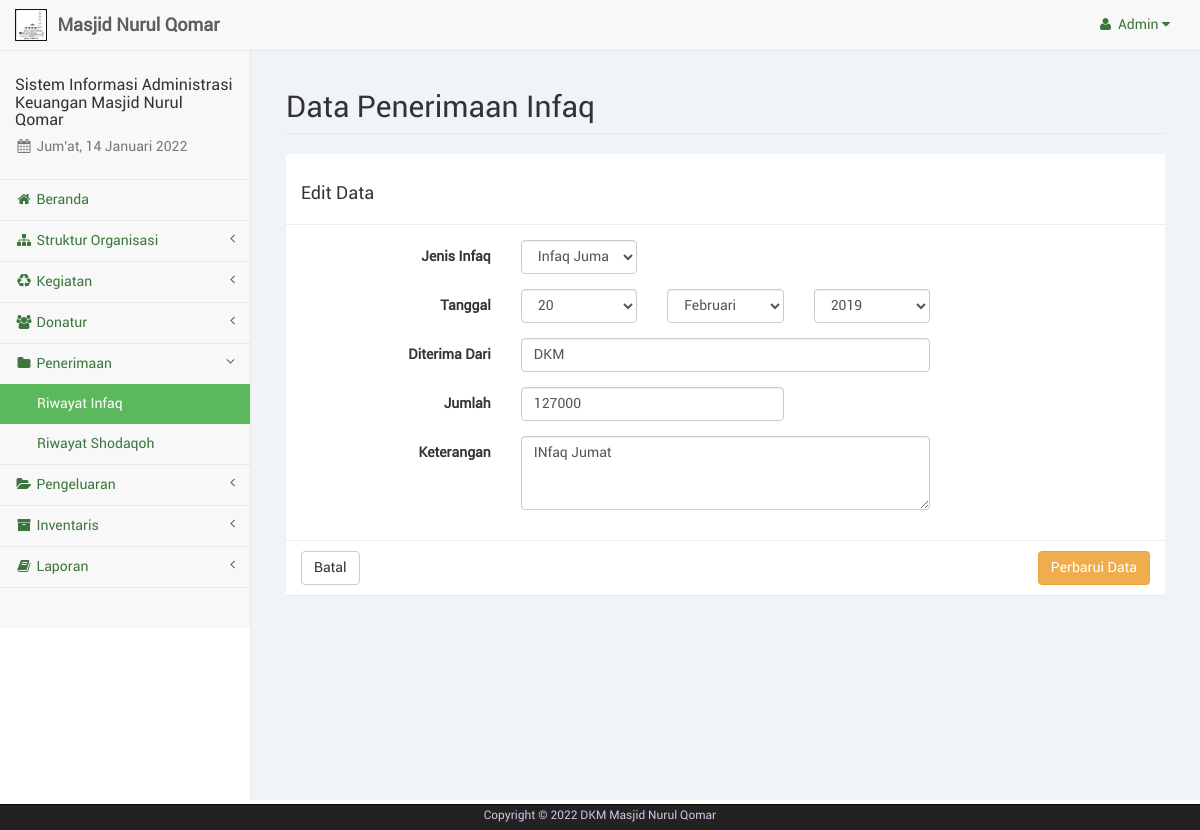
Screenshot of /admin/infaq_edit.php?inf=24 (signed in) with the database file from the repository.
### tables this page shows
CREATE TABLE IF NOT EXISTS `pengguna` (
  `id_pengguna` int(4) NOT NULL,
  `username` varchar(15) NOT NULL,
  `password` varchar(25) NOT NULL
);

CREATE TABLE IF NOT EXISTS `infaq` (
  `no_infaq` int(8) NOT NULL,
  `jns_infaq` enum('jumat','zakat') NOT NULL,
  `terima_dari` varchar(35) NOT NULL,
  `tgl_infaq` date NOT NULL,
  `jumlah` int(11) NOT NULL,
  `keterangan` varchar(75) NOT NULL
);

### admin/sess_check.php (called while the page is built, shortened)
<?php
	$chk_sess = $_SESSION['user_keuangandkm'];
	include("dist/config/koneksi.php");
	$sql_sess = "SELECT * FROM pengguna WHERE id_pengguna='". $chk_sess ."'";
	$ress_sess = mysqli_query($conn, $sql_sess);
	$row_sess = mysqli_fetch_array($ress_sess);
	$sess_username = $row_sess['username'];
?>

### admin/infaq_edit.php (the view, shortened to what this page needs)
<?php
	include("sess_check.php");
	if(isset($_GET['inf'])) {
		$sql = "SELECT * FROM infaq WHERE no_infaq='". $_GET['inf'] ."'";
		$ress = mysqli_query($conn, $sql);
		$data = mysqli_fetch_array($ress);
	}
	$tgl = explode("-", $data['tgl_infaq']);
	$pagedesc = "Infaq";
	$menuparent = "penerimaan";
	include("layout_top.php");
?>
		<div id="page-wrapper">
            <div class="container-fluid">
                <div class="row">
                    <div class="col-lg-12">
                        <h1 class="page-header">Data Penerimaan Infaq</h1>
                    </div>
                </div>
				<div class="row">
					<div class="col-lg-12">
						<form class="form-horizontal" action="infaq_update.php" method="POST">
							<div class="panel panel-default">
								<div class="panel-heading"><h3>Edit Data</h3></div>
								<div class="panel-body">
									<div class="form-group">
										<label class="control-label col-sm-3">Jenis Infaq</label>
										<div class="col-sm-2">
											<select name="jns_infaq" class="form-control">
												<?php
													$infaqs = array("jumat",  "zakat");
													foreach($infaqs as $li) {
														if($data['jns_infaq'] == $li) {
															echo '<option value="'. $li .'" selected>Infaq '. ucfirst($li) .'</option>';
														}
														else {
															echo '<option value="'. $li .'">Infaq '. ucfirst($li) .'</option>';
														}
													}
												?>
											</select>
										</div>
									</div>
									<div class="form-group">
										<label class="control-label col-sm-3">Tanggal</label>
										<div class="col-sm-2">
											<select name="tgl" class="form-control">
												<?php
													for($x=1; $x<=31; $x++) {
														if($tgl[2] == $x) {
															echo '<option value="'. $x .'" selected>'. $x .'</option>';
														}
														else {
															echo '<option value="'. $x .'">'. $x .'</option>';
														}
													}
												?>
											</select>
										</div>
										<div class="col-sm-2">
											<select name="bln" class="form-control">
												<?php
													for($x=1; $x<$bulans_count; $x++) {
														if($tgl[1] == $x) {
															echo '<option value="'. $x .'" selected>'. $bulans[$x] .'</option>';
														}
														else {
															echo '<option value="'. $x .'">'. $bulans[$x] .'</option>';
														}
													}
												?>
											</select>
										</div>
										<div class="col-sm-2">
											<select name="thn" class="form-control">
												<?php
													for($x=$tahun; $x>=1950; $x--) {
														if($tgl[0] == $x) {
															echo '<option value="'. $x .'" selected>'. $x .'</option>';
														}
														else {
															echo '<option value="'. $x .'">'. $x .'</option>';
														}
													}
												?>
											</select>
										</div>
									</div>
									<div class="form-group">
										<label class="control-label col-sm-3">Diterima Dari</label>
										<div class="col-sm-6">
											<input type="text" name="terima_dari" class="form-control" placeholder="Diterima Dari" value="<?php echo $data['terima_dari'] ?>" required>
										</div>
									</div>
									<div class="form-group">
										<label class="control-label col-sm-3">Jumlah</label>
										<div class="col-sm-4">
											<input type="number" name="jumlah" class="form-control" placeholder="Jumlah" min="0" value="<?php echo $data['jumlah'] ?>" required>
										</div>
									</div>
									<div class="form-group">
										<label class="control-label col-sm-3">Keterangan</label>
										<div class="col-sm-6">
											<textarea name="keterangan" class="form-control" placeholder="Keterangan" rows="3" required><?php echo $data['keterangan'] ?></textarea>
										</div>
									</div>
								</div>
								<div class="panel-footer">
									<a href="infaq.php" class="btn btn-default">Batal</a>
									<button type="submit" name="perbarui" class="btn btn-warning pull-right">Perbarui Data</button>
								</div>
							</div>
						</form>
					</div>
				</div>
            </div>
        </div>
<?php
	include("layout_bottom.php");
?>

### admin/layout_top.php (shortened to what this page needs)
<?php
	$haries = array("Sunday" => "Minggu", "Monday" => "Senin", "Tuesday" => "Selasa", "Wednesday" => "Rabu", "Thursday" => "Kamis", "Friday" => "Jum'at", "Saturday" => "Sabtu");
	$bulans = array("", "Januari", "Februari", "Maret", "April", "Mei", "Juni", "Juli", "Agustus", "September", "Oktober", "November", "Desember");
	$bulans_count = count($bulans);
	$hari_ini = $haries[date("l")];
	$bulan_ini = $bulans[date("n")];
	$tanggal = date("d");
	$tahun = date("Y");
?>
<!DOCTYPE html>
<html lang="en">
<head>
	<link href="libs/bootstrap/dist/css/bootstrap.min.css" rel="stylesheet">
	<link href="libs/metisMenu/dist/metisMenu.min.css" rel="stylesheet">
    <link href="libs/datatables-plugins/integration/bootstrap/3/dataTables.bootstrap.css" rel="stylesheet">
    <link href="libs/datatables-responsive/css/dataTables.responsive.css" rel="stylesheet">
	<link href="dist/css/sb-admin-2.css" rel="stylesheet">
	<link href="dist/css/offline-font.css" rel="stylesheet">
	<link href="dist/css/custom.css" rel="stylesheet">
	<link href="libs/font-awesome/css/font-awesome.min.css" rel="stylesheet" type="text/css">
</head>
<body>
    <div id="wrapper">
        <nav class="navbar navbar-default navbar-static-top" role="navigation" style="margin-bottom: 0">
            <div class="navbar-header">
				<a class="navbar-brand hidden-xs" href="index.php">
					<img src="libs/images/brand-dkm.png" alt="brand" width="32" class="float-left image-brand">
					<div class="float-right">&nbsp;<strong>Masjid Nurul Qomar</strong></div>
				</a>
			</div>
            <ul class="nav navbar-top-links navbar-right">
				<li class="dropdown dropdown-right">
					<a class="dropdown-toggle" data-toggle="dropdown" href="#">
						<i class="fa fa-user fa-fw"></i>&nbsp;<?php echo ucfirst($sess_username); ?>&nbsp;<i class="fa fa-caret-down"></i>
					</a>
				</li>
			</ul>
            <div class="navbar-default sidebar" role="navigation">
                <div class="sidebar-nav navbar-collapse">
                    <ul class="nav" id="side-menu">
                        <li class="sidebar-search">
							<h4>Sistem Informasi Administrasi Keuangan Masjid Nurul Qomar</h4>
							<h5 class="text-muted"><i class="fa fa-calendar fa-fw"></i>&nbsp;<?php echo $hari_ini.", ".$tanggal." ".$bulan_ini." ".$tahun ?></h5>
						</li>
						<?php
							if($pagedesc == "Serambi") {
								echo '<li><a href="index.php" class="active"><i class="fa fa-home fa-fw"></i>&nbsp;Beranda</a></li>';
							}
							else {
								echo '<li><a href="index.php"><i class="fa fa-home fa-fw"></i>&nbsp;Beranda</a></li>';
							}
							if(isset($menuparent) && $menuparent == "konten_organisasi") {
								echo '<li class="active">';
							}
							else {
								echo '<li>';
							}
						?>
							<a href="#"><i class="fa fa-sitemap fa-fw"></i>&nbsp;Struktur Organisasi<span class="fa arrow"></span></a>
						</li>
						<?php
							if(isset($menuparent) && $menuparent == "kegiatan") {
								echo '<li class="active">';
							}
							else {
								echo '<li>';
							}
						?>
							<a href="#"><i class="fa fa-recycle fa-fw"></i>&nbsp;Kegiatan<span class="fa arrow"></span></a>
						</li>
						<?php
							if(isset($menuparent) && $menuparent == "donatur") {
								echo '<li class="active">';
							}
							else {
								echo '<li>';
							}
						?>
							<a href="#"><i class="fa fa-users fa-fw"></i>&nbsp;Donatur<span class="fa arrow"></span></a>
						</li>
						<?php
							if(isset($menuparent) && $menuparent == "penerimaan") {
								echo '<li class="active">';
							}
							else {
								echo '<li>';
							}
						?>
							<a href="#"><i class="fa fa-folder fa-fw"></i>&nbsp;Penerimaan<span class="fa arrow"></span></a>
							<ul class="nav nav-second-level">
								<?php
									if($pagedesc == "Infaq") {
										echo '<li><a href="infaq.php" class="active">Riwayat Infaq</a></li>';
									}
									else {
										echo '<li><a href="infaq.php">Riwayat Infaq</a></li>';
									}
									if($pagedesc == "Shodaqoh") {
										echo '<li><a href="sodaqoh.php" class="active">Riwayat Shodaqoh</a></li>';
									}
									else {
										echo '<li><a href="sodaqoh.php">Riwayat Shodaqoh</a></li>';
									}
								?>
							</ul>
						</li>
						<?php
							if(isset($menuparent) && $menuparent == "pengeluaran") {
								echo '<li class="active">';
							}
							else {
								echo '<li>';
							}
						?>
							<a href="#"><i class="fa fa-folder-open fa-fw"></i>&nbsp;Pengeluaran<span class="fa arrow"></span></a>
						</li>
						<?php
							if(isset($menuparent) && $menuparent == "inventaris") {
								echo '<li class="active">';
							}
							else {
								echo '<li>';
							}
						?>
							<a href="#"><i class="fa fa-archive fa-fw"></i>&nbsp;Inventaris<span class="fa arrow"></span></a>
						</li>
						<li>
							<a href="#"><i class="fa fa-book fa-fw"></i>&nbsp;Laporan<span class="fa arrow"></span></a>
						</li>
                    </ul>
                </div>
            </div>
        </nav>

### rows the page displays
pengguna: username "Admin"
infaq: jns_infaq "Infaq Jumat", tgl "20", bln "Februari", thn "2019", terima_dari "DKM", jumlah "127000", keterangan "INfaq Jumat"
